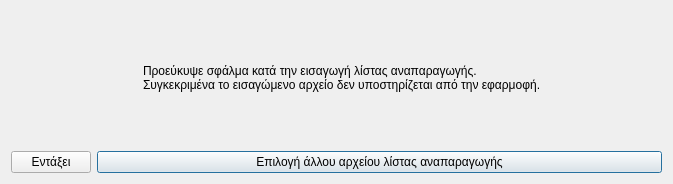
<?xml version="1.0" encoding="UTF-8"?>
<ui version="4.0">
 <class>Dialog</class>
 <widget class="QDialog" name="Dialog">
  <property name="geometry">
   <rect>
    <x>0</x>
    <y>0</y>
    <width>673</width>
    <height>184</height>
   </rect>
  </property>
  <property name="windowTitle">
   <string>Σφάλμα κατά την εισαγωγή λίστας αναπαραγωγής</string>
  </property>
  <property name="windowIcon">
   <iconset resource="../../../icons.qrc">
    <normaloff>:/rest-windows/assets/images/rest-windows/information.png</normaloff>:/rest-windows/assets/images/rest-windows/information.png</iconset>
  </property>
  <layout class="QGridLayout" name="gridLayout">
   <item row="1" column="1">
    <widget class="QPushButton" name="choose_another_file">
     <property name="sizePolicy">
      <sizepolicy hsizetype="Expanding" vsizetype="Fixed">
       <horstretch>0</horstretch>
       <verstretch>0</verstretch>
      </sizepolicy>
     </property>
     <property name="text">
      <string>Επιλογή άλλου αρχείου λίστας αναπαραγωγής</string>
     </property>
     <property name="icon">
      <iconset resource="../../../icons.qrc">
       <normaloff>:/main-window/assets/images/main-window/playlist-add-to.png</normaloff>:/main-window/assets/images/main-window/playlist-add-to.png</iconset>
     </property>
    </widget>
   </item>
   <item row="0" column="0" colspan="2">
    <widget class="QFrame" name="frame">
     <property name="styleSheet">
      <string notr="true">QFrame{border:0px;}</string>
     </property>
     <property name="frameShape">
      <enum>QFrame::StyledPanel</enum>
     </property>
     <property name="frameShadow">
      <enum>QFrame::Raised</enum>
     </property>
     <layout class="QHBoxLayout" name="horizontalLayout">
      <item>
       <widget class="QLabel" name="image_label">
        <property name="maximumSize">
         <size>
          <width>117</width>
          <height>117</height>
         </size>
        </property>
        <property name="text">
         <string/>
        </property>
        <property name="pixmap">
         <pixmap resource="../../../icons.qrc">:/rest-windows/assets/images/rest-windows/information.png</pixmap>
        </property>
        <property name="scaledContents">
         <bool>true</bool>
        </property>
       </widget>
      </item>
      <item>
       <widget class="QLabel" name="label">
        <property name="text">
         <string>Προεύκυψε σφάλμα κατά την εισαγωγή λίστας αναπαραγωγής.
Συγκεκριμένα το εισαγώμενο αρχείο δεν υποστηρίζεται από την εφαρμοφή.</string>
        </property>
        <property name="alignment">
         <set>Qt::AlignJustify|Qt::AlignVCenter</set>
        </property>
       </widget>
      </item>
     </layout>
    </widget>
   </item>
   <item row="1" column="0">
    <widget class="QPushButton" name="ok">
     <property name="text">
      <string>Εντάξει</string>
     </property>
     <property name="icon">
      <iconset resource="../../../icons.qrc">
       <normaloff>:/rest-windows/assets/images/rest-windows/ok.png</normaloff>:/rest-windows/assets/images/rest-windows/ok.png</iconset>
     </property>
    </widget>
   </item>
  </layout>
 </widget>
 <tabstops>
  <tabstop>ok</tabstop>
  <tabstop>choose_another_file</tabstop>
 </tabstops>
 <resources>
  <include location="../../../icons.qrc"/>
  <include location="../../../icons.qrc"/>
 </resources>
 <connections/>
</ui>
